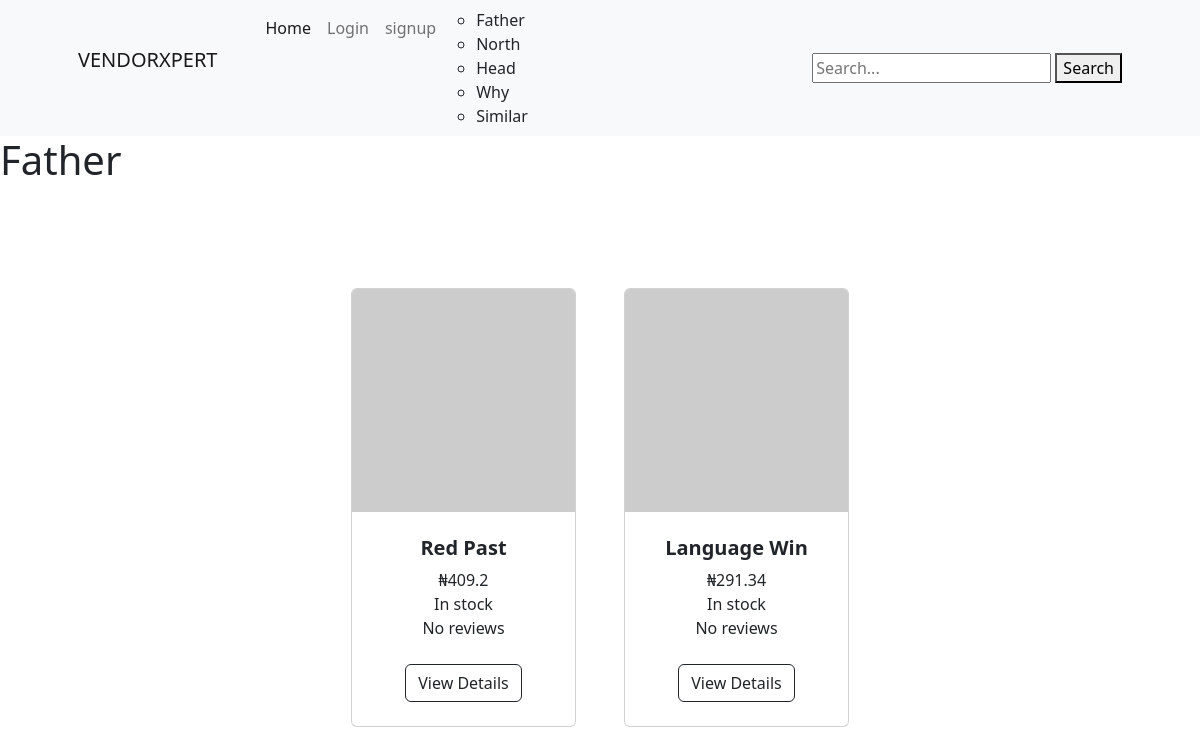
The page /so-upon-process/ on the database as committed earlier.
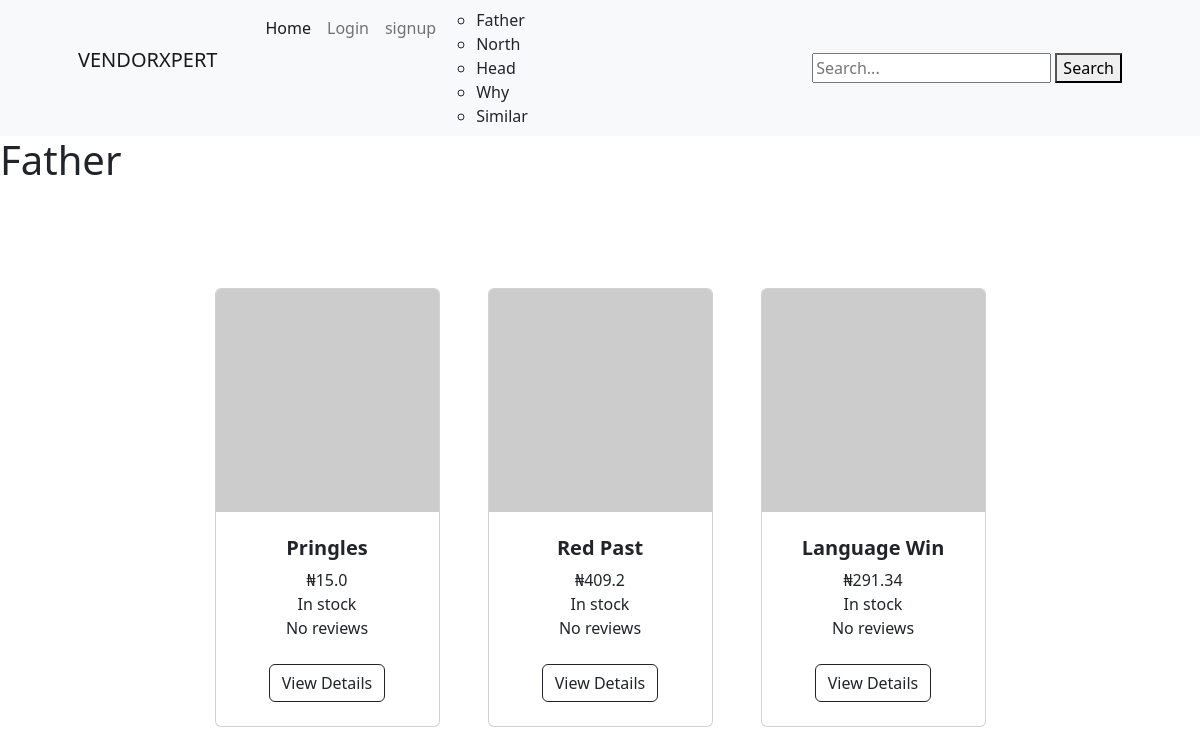
The same page on the database as committed later.
### store/models.py (models this page shows, shortened)
class Category(models.Model):
    title = models.CharField(max_length=50)
    slug = models.SlugField()
    class Meta:
        verbose_name_plural = 'Categories'

class Product(models.Model):
    DRAFT = "draft"
    WAITING_APPROVAL = "waiting approval"
    ACTIVE = 'active'
    DELETED = 'deleted'
    IN_STOCK = 'in stock'
    OUT_OF_STOCK = 'out of stock'
    STATUS_CHOICES = (
        (DRAFT , "draft"),
        (WAITING_APPROVAL , "waiting approval"),
        (ACTIVE , 'active'),
        (DELETED , 'deleted'),
    )
    STOCK_CHOICES = (
        (IN_STOCK , 'In stock'),
        (OUT_OF_STOCK , 'Out of stock'),
    )
    category = models.ForeignKey(Category, related_name='product', on_delete=models.CASCADE)
    vendor = models.ForeignKey(VendorProfile,related_name='product', on_delete=models.CASCADE)
    title = models.CharField(max_length=50)
    slug = models.SlugField()
    description = models.TextField()
    price = models.BigIntegerField()
    created_at = models.DateTimeField(auto_now=True)
    updated_at = models.DateTimeField(auto_now=True)
    product_image = models.ImageField(upload_to='uploads/product_image/', blank=True, null=True)
    thumbnail = models.ImageField(upload_to='uploads/product_image/thumbnail', blank=True, null=True)
    status = models.CharField(max_length=50, choices=STATUS_CHOICES, default=ACTIVE)
    stock = models.CharField(max_length=50, choices=STOCK_CHOICES, default=IN_STOCK)
    featured = models.BooleanField(default=False)
    class Meta:
        ordering = ('-created_at',)
    def display_price(self):
        return self.price/100
    def get_thumbnail(self):
        if self.thumbnail:
            return self.thumbnail.url
        else:
            if self.product_image:
                self.thumbnail = self.make_thumbnail(self.product_image)
                self.save()
                return self.thumbnail.url
            else:
                return 'https://via.placeholder.com/240x240x.jpg'

### store/views.py (the view)
# urls.py: path('<slug:slug>/', views.category_detail, name='category_detail'),
def category_detail(request, slug):
    category = get_object_or_404(Category, slug=slug)
    product = category.product.filter(status=Product.ACTIVE, stock=Product.IN_STOCK)
    return render(request, 'store/category_detail.html', {
        'category':category,
        'product':product
    })

### store/templatetags/menu.py (called while the page is built)
@register.inclusion_tag('store/menu.html')
def menu():
    categories = Category.objects.all()
    return {'categories':categories}

### store/templates/store/category_detail.html (shortened to what this page needs)
{% extends 'core/base.html' %}
{% block body %}
<h1>{{ category.title }}</h1>
    {% include "store/partials/product.html" %}
{% endblock body %}

### core/templates/core/base.html (shortened to what this page needs)
{% load menu %}
{% load static %}
<!DOCTYPE html>
<html lang="en">
<head>
    <link href="https://cdn.jsdelivr.net/npm/bootstrap-icons@1.5.0/font/bootstrap-icons.css" rel="stylesheet" />
    <link href="{% static 'frontpage_css/styles.css' %}" rel="stylesheet" />
    <link href="{% static 'product_detail_css/styles.css' %}" rel="stylesheet" />
</head>
<body>
    <nav class="navbar navbar-expand-lg navbar-light bg-light">
        <div class="container px-4 px-lg-5">
            <p class="navbar-brand">VENDORXPERT</p>
            <div class="collapse navbar-collapse" id="navbarSupportedContent">
                <ul class="navbar-nav me-auto mb-2 mb-lg-0 ms-lg-4">
                    <li class="nav-item"><a class="nav-link active" aria-current="page" href="{% url 'frontpage' %}">Home</a></li>
                    {% if request.user.is_authenticated %}
                        {% comment %} <li class="nav-item"><a class="nav-link" href="{% url 'my_account' %}">My Account</a></li> {% endcomment %}
                        {% if request.user.is_vendor %}
                            <li class="nav-item"><a class="nav-link" href="{% url 'my_store' %}">My Store</a></li>
                        {% endif %}
                    {% else %}
                        <li class="nav-item"><a class="nav-link" href="{% url 'login' %}">Login</a></li>
                        <li class="nav-item"><a class="nav-link" href="{% url 'signup' %}">signup</a></li>
                    {% endif %}
                    <ul class="nav-item">{% menu %}</ul>
                </ul>
                <form method="get" action="/search/">
                    <input type="search" placeholder="Search... " name="query">
                    <button>Search</button>
                </form>
            </div>
        </div>
    </nav>
{% block body %}{% endblock body %}
</body>
</html>

### store/templates/store/menu.html
{% for category in categories %}
<li><a class="dropdown-item" href="{% url 'category_detail' category.slug %}">{{ category.title }}</a></li>
{% endfor %}

### store/templates/store/partials/product.html (shortened to what this page needs)
<section class="py-5">
    <div class="container px-4 px-lg-5 mt-5">
        <div class="row gx-4 gx-lg-5 row-cols-2 row-cols-md-3 row-cols-xl-4 justify-content-center">
            {% for products in product %}
            <div class="col mb-5">
                <div class="card h-100">
                        <img class="card-img-top" src="{{ products.get_thumbnail }}" alt="image of {{products.title}}" />
                    <div class="card-body p-4">
                        <div class="text-center">
                            <h5 class="fw-bolder">{{ products.title }}</h5>
                            <span>&#8358;</span>{{ products.display_price }}</br>
                            {{products.get_stock_display}}<br>
                            {% if product.comments %}
                                Average Rating:{{products.average_rating}}
                            {% else %}
                                No reviews
                            {% endif %}
                        </div>
                    </div>
                    <div class="card-footer p-4 pt-0 border-top-0 bg-transparent">
                        <div class="text-center"><a class="btn btn-outline-dark mt-auto" href="{% url 'product_detail' products.category.slug products.slug %}">View Details</a></div>
                    </div>
                </div>
            </div>
            {% endfor %}
            </div>
        </div>
</section>

Rows that differ between the two databases and show on the page:
added Product: title "Pringles", display_price "15.0", stock "In stock"
